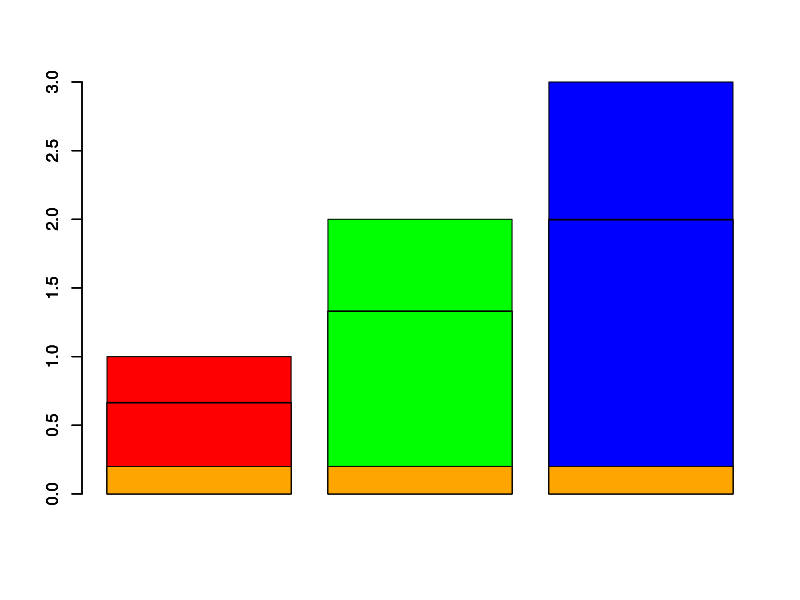

R code for this plot:
V=1:3
syn_check=barplot(V, col=c('red','green','blue'))
W=rep(.2,3)
barplot(2*V/3, add=TRUE,col='black')
barplot(2*V/3 -.005, col=c('red','green','blue'),add=TRUE)
barplot(W,add=TRUE,col='orange')
